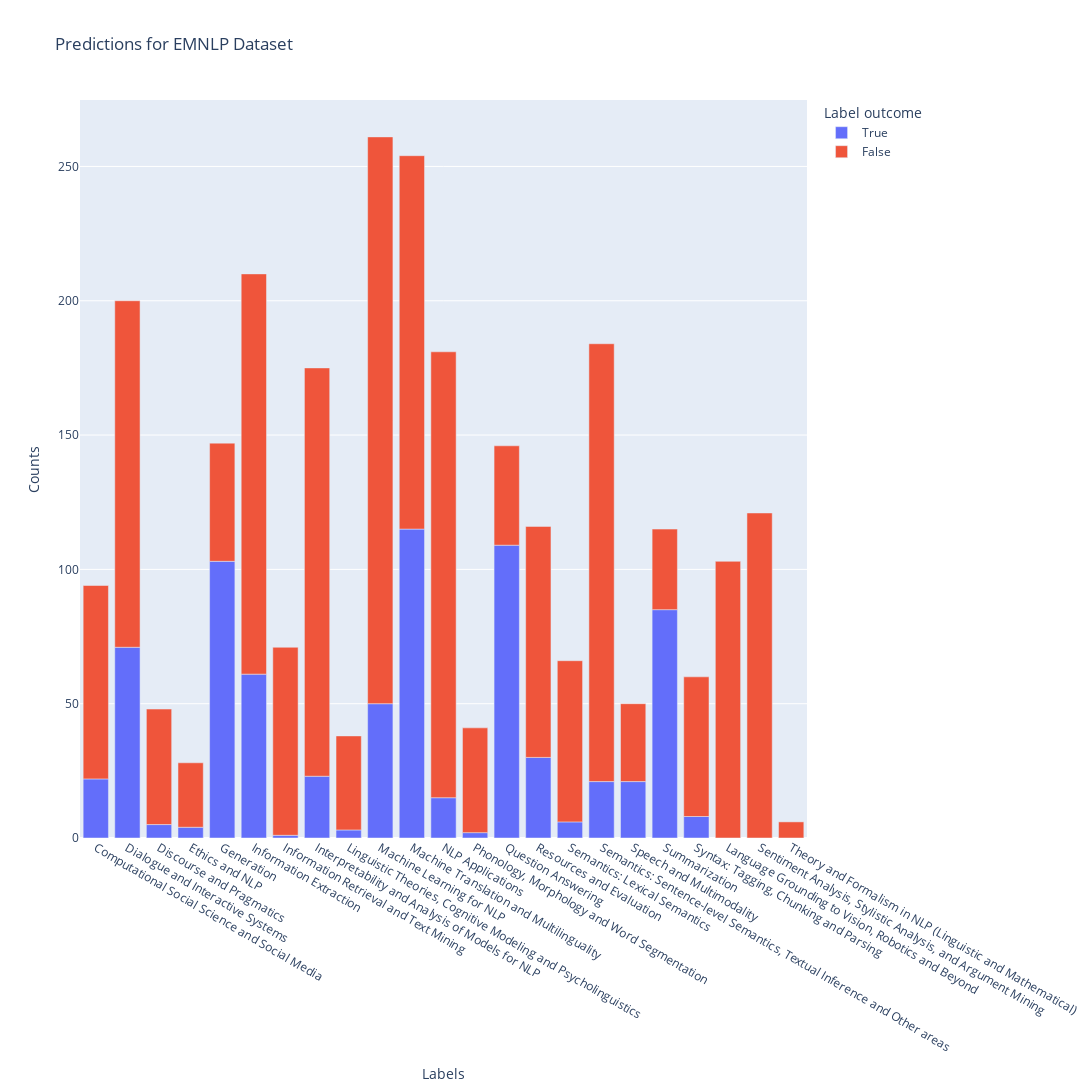

Here is the notebook cell this chart was saved with:
### Code cell
import plotly.express as px

fig = px.bar(df_outcome, x="Labels", y="Counts", color="Label outcome", title="Predictions for EMNLP Dataset",
             width=1800, height=1200)
fig.show()

### Figure 1 — Plotly figure (JSON) as saved in the notebook; plotly's stock layout.template omitted (floating-point values rounded to 4 significant figures)
{"data": [{"alignmentgroup": "True", "hovertemplate": "Label outcome=True<br>Labels=%{x}<br>Counts=%{y}<extra></extra>", "legendgroup": "True", "marker": {"color": "#636efa", "pattern": {"shape": ""}}, "name": "True", "offsetgroup": "True", "orientation": "v", "showlegend": true, "textposition": "auto", "type": "bar", "x": ["Computational Social Science and Social Media", "Dialogue and Interactive Systems", "Discourse and Pragmatics", "Ethics and NLP", "Generation", "Information Extraction", "Information Retrieval and Text Mining", "Interpretability and Analysis of Models for NLP", "Linguistic Theories, Cognitive Modeling and Psycholinguistics", "Machine Learning for NLP", "Machine Translation and Multilinguality", "NLP Applications", "Phonology, Morphology and Word Segmentation", "Question Answering", "Resources and Evaluation", "Semantics: Lexical Semantics", "Semantics: Sentence-level Semantics, Textual Inference and Other areas", "Speech and Multimodality", "Summarization", "Syntax: Tagging, Chunking and Parsing"], "xaxis": "x", "y": [22, 71, 5, 4, 103, 61, 1, 23, 3, 50, 115, 15, 2, 109, 30, 6, 21, 21, 85, 8], "yaxis": "y"}, {"alignmentgroup": "True", "hovertemplate": "Label outcome=False<br>Labels=%{x}<br>Counts=%{y}<extra></extra>", "legendgroup": "False", "marker": {"color": "#EF553B", "pattern": {"shape": ""}}, "name": "False", "offsetgroup": "False", "orientation": "v", "showlegend": true, "textposition": "auto", "type": "bar", "x": ["Computational Social Science and Social Media", "Dialogue and Interactive Systems", "Discourse and Pragmatics", "Ethics and NLP", "Generation", "Information Extraction", "Information Retrieval and Text Mining", "Interpretability and Analysis of Models for NLP", "Language Grounding to Vision, Robotics and Beyond", "Linguistic Theories, Cognitive Modeling and Psycholinguistics", "Machine Learning for NLP", "Machine Translation and Multilinguality", "NLP Applications", "Phonology, Morphology and Word Segmentation", "Question Answering", "Resources and Evaluation", "Semantics: Lexical Semantics", "Semantics: Sentence-level Semantics, Textual Inference and Other areas", "Sentiment Analysis, Stylistic Analysis, and Argument Mining", "Speech and Multimodality", "Summarization", "Syntax: Tagging, Chunking and Parsing", "Theory and Formalism in NLP (Linguistic and Mathematical)"], "xaxis": "x", "y": [72, 129, 43, 24, 44, 149, 70, 152, 103, 35, 211, 139, 166, 39, 37, 86, 60, 163, 121, 29, 30, 52, 6], "yaxis": "y"}], "layout": {"barmode": "relative", "height": 1200, "legend": {"title": {"text": "Label outcome"}, "tracegroupgap": 0}, "title": {"text": "Predictions for EMNLP Dataset"}, "width": 1800, "xaxis": {"anchor": "y", "autorange": true, "domain": [0, 1], "range": [-0.5, 22.5], "title": {"text": "Labels"}, "type": "category"}, "yaxis": {"anchor": "x", "autorange": true, "domain": [0, 1], "range": [0, 274.7], "title": {"text": "Counts"}, "type": "linear"}}}
